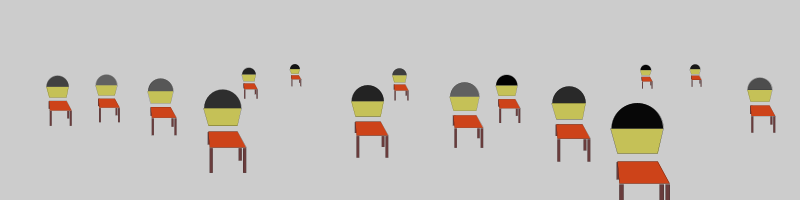
Frame 1 (no input)
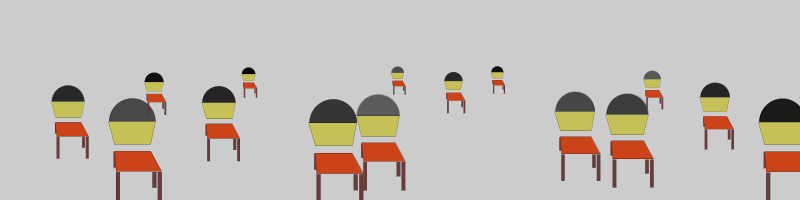
Frame 2 (the mouse pressed at the canvas centre, redrawn once)

The Processing sketch that drew these frames (run headless with seeded random() and noise(); the mouse was pressed at the canvas centre and the sketch redrawn once):

// Processing sketch: processing_54323
// ── processing_54323.pde

//furniture

void setup(){
  size(800,200);
  smooth();
  noLoop();
  
}



void draw(){
  background(204);
  
    for (int i = 35; i<width +40; i +=50){
    int gray = int(random(0,102));
    
    float scalar = random(0.15, 1.0);
    
     
     
    
    furniture(i, 110, gray, scalar);
  
    
     }
  
    }
  
  



void furniture(int x, int y, int g, float s){
  
  pushMatrix();
  translate (x,y/2);
  scale(s);
  fill(g);//set gray
  
  

  strokeWeight(0.25);
  
  arc(61, 86, 60, 60, PI, TWO_PI);
  
  fill(105,60,60);
  rect(37,125,5,20);
  
  rect(37+50,151,5,20);
  
  
  rect(40,151,5,40);
  
  rect(44+50,151,5,40);
  
  fill(197,193,87);
  quad(30,86,91,86,85,115,38,115);
  
  fill(205,67,25);
  quad(38,124, 85,124, 99,150, 40,150);
  
 
  
  
  
  
  popMatrix();
  
  
  
}
